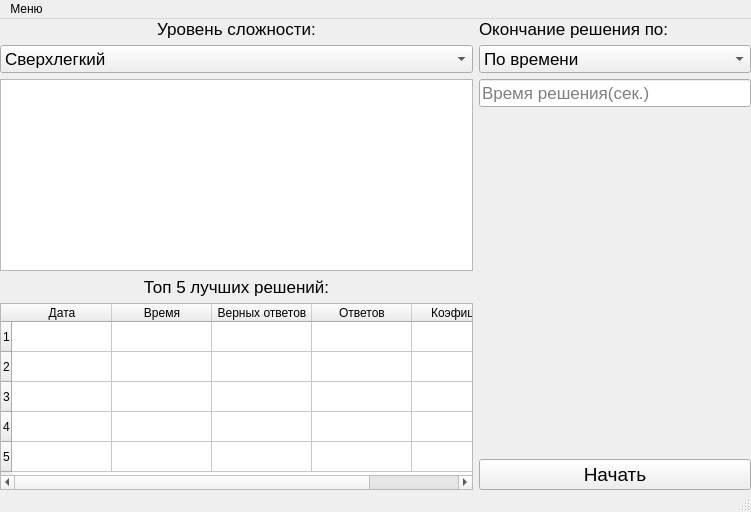
<?xml version="1.0" encoding="UTF-8"?>
<ui version="4.0">
 <class>MainWindow</class>
 <widget class="QMainWindow" name="MainWindow">
  <property name="geometry">
   <rect>
    <x>0</x>
    <y>0</y>
    <width>751</width>
    <height>512</height>
   </rect>
  </property>
  <property name="windowTitle">
   <string>Математический тренажер</string>
  </property>
  <widget class="QWidget" name="centralwidget">
   <widget class="QWidget" name="horizontalLayoutWidget">
    <property name="geometry">
     <rect>
      <x>0</x>
      <y>0</y>
      <width>751</width>
      <height>471</height>
     </rect>
    </property>
    <layout class="QHBoxLayout" name="horizontalLayout_2">
     <property name="sizeConstraint">
      <enum>QLayout::SetDefaultConstraint</enum>
     </property>
     <item>
      <layout class="QVBoxLayout" name="verticalLayout">
       <item>
        <widget class="QLabel" name="header_1">
         <property name="sizePolicy">
          <sizepolicy hsizetype="Preferred" vsizetype="Minimum">
           <horstretch>0</horstretch>
           <verstretch>0</verstretch>
          </sizepolicy>
         </property>
         <property name="font">
          <font>
           <pointsize>13</pointsize>
          </font>
         </property>
         <property name="text">
          <string>Уровень сложности:</string>
         </property>
         <property name="alignment">
          <set>Qt::AlignCenter</set>
         </property>
        </widget>
       </item>
       <item>
        <widget class="QComboBox" name="difficult_box">
         <property name="sizePolicy">
          <sizepolicy hsizetype="Preferred" vsizetype="Minimum">
           <horstretch>0</horstretch>
           <verstretch>0</verstretch>
          </sizepolicy>
         </property>
         <property name="font">
          <font>
           <pointsize>13</pointsize>
          </font>
         </property>
         <property name="layoutDirection">
          <enum>Qt::LeftToRight</enum>
         </property>
         <item>
          <property name="text">
           <string>Сверхлегкий</string>
          </property>
         </item>
         <item>
          <property name="text">
           <string>Легкий</string>
          </property>
         </item>
         <item>
          <property name="text">
           <string>Средний</string>
          </property>
         </item>
         <item>
          <property name="text">
           <string>Сложный</string>
          </property>
         </item>
        </widget>
       </item>
       <item>
        <widget class="QTextBrowser" name="difficult_info">
         <property name="sizePolicy">
          <sizepolicy hsizetype="Minimum" vsizetype="Fixed">
           <horstretch>0</horstretch>
           <verstretch>0</verstretch>
          </sizepolicy>
         </property>
         <property name="font">
          <font>
           <pointsize>14</pointsize>
          </font>
         </property>
         <property name="html">
          <string>&lt;!DOCTYPE HTML PUBLIC &quot;-//W3C//DTD HTML 4.0//EN&quot; &quot;http://www.w3.org/TR/REC-html40/strict.dtd&quot;&gt;
&lt;html&gt;&lt;head&gt;&lt;meta name=&quot;qrichtext&quot; content=&quot;1&quot; /&gt;&lt;style type=&quot;text/css&quot;&gt;
p, li { white-space: pre-wrap; }
&lt;/style&gt;&lt;/head&gt;&lt;body style=&quot; font-family:'MS Shell Dlg 2'; font-size:14pt; font-weight:400; font-style:normal;&quot;&gt;
&lt;p style=&quot;-qt-paragraph-type:empty; margin-top:0px; margin-bottom:0px; margin-left:0px; margin-right:0px; -qt-block-indent:0; text-indent:0px; font-size:8.25pt;&quot;&gt;&lt;br /&gt;&lt;/p&gt;&lt;/body&gt;&lt;/html&gt;</string>
         </property>
        </widget>
       </item>
       <item>
        <widget class="QLabel" name="header_2">
         <property name="font">
          <font>
           <pointsize>13</pointsize>
          </font>
         </property>
         <property name="text">
          <string>Топ 5 лучших решений:</string>
         </property>
         <property name="alignment">
          <set>Qt::AlignCenter</set>
         </property>
        </widget>
       </item>
       <item>
        <widget class="QTableWidget" name="best_results_table_widget">
         <property name="sizePolicy">
          <sizepolicy hsizetype="Expanding" vsizetype="Expanding">
           <horstretch>0</horstretch>
           <verstretch>0</verstretch>
          </sizepolicy>
         </property>
         <row>
          <property name="text">
           <string>1</string>
          </property>
         </row>
         <row>
          <property name="text">
           <string>2</string>
          </property>
         </row>
         <row>
          <property name="text">
           <string>3</string>
          </property>
         </row>
         <row>
          <property name="text">
           <string>4</string>
          </property>
         </row>
         <row>
          <property name="text">
           <string>5</string>
          </property>
         </row>
         <column>
          <property name="text">
           <string>Дата</string>
          </property>
         </column>
         <column>
          <property name="text">
           <string>Время</string>
          </property>
         </column>
         <column>
          <property name="text">
           <string>Верных ответов</string>
          </property>
         </column>
         <column>
          <property name="text">
           <string>Ответов</string>
          </property>
         </column>
         <column>
          <property name="text">
           <string>Коэфицент</string>
          </property>
         </column>
        </widget>
       </item>
      </layout>
     </item>
     <item>
      <layout class="QVBoxLayout" name="verticalLayout_4">
       <property name="spacing">
        <number>6</number>
       </property>
       <property name="sizeConstraint">
        <enum>QLayout::SetDefaultConstraint</enum>
       </property>
       <property name="topMargin">
        <number>0</number>
       </property>
       <item>
        <layout class="QVBoxLayout" name="verticalLayout_2">
         <property name="spacing">
          <number>6</number>
         </property>
         <property name="sizeConstraint">
          <enum>QLayout::SetDefaultConstraint</enum>
         </property>
         <property name="leftMargin">
          <number>0</number>
         </property>
         <property name="bottomMargin">
          <number>70</number>
         </property>
         <item>
          <widget class="QLabel" name="header_3">
           <property name="sizePolicy">
            <sizepolicy hsizetype="Minimum" vsizetype="Fixed">
             <horstretch>0</horstretch>
             <verstretch>0</verstretch>
            </sizepolicy>
           </property>
           <property name="font">
            <font>
             <pointsize>13</pointsize>
            </font>
           </property>
           <property name="text">
            <string>Окончание решения по:</string>
           </property>
          </widget>
         </item>
         <item>
          <widget class="QComboBox" name="stop_mode_box">
           <property name="sizePolicy">
            <sizepolicy hsizetype="Minimum" vsizetype="Fixed">
             <horstretch>0</horstretch>
             <verstretch>0</verstretch>
            </sizepolicy>
           </property>
           <property name="font">
            <font>
             <pointsize>13</pointsize>
            </font>
           </property>
           <property name="currentText">
            <string>По времени</string>
           </property>
           <property name="duplicatesEnabled">
            <bool>false</bool>
           </property>
           <item>
            <property name="text">
             <string>По времени</string>
            </property>
           </item>
           <item>
            <property name="text">
             <string>По количеству ответов</string>
            </property>
           </item>
           <item>
            <property name="text">
             <string>По количеству верных ответов</string>
            </property>
           </item>
          </widget>
         </item>
         <item>
          <widget class="QLineEdit" name="stop_count_line">
           <property name="sizePolicy">
            <sizepolicy hsizetype="Minimum" vsizetype="Fixed">
             <horstretch>0</horstretch>
             <verstretch>0</verstretch>
            </sizepolicy>
           </property>
           <property name="font">
            <font>
             <pointsize>13</pointsize>
            </font>
           </property>
           <property name="text">
            <string/>
           </property>
           <property name="placeholderText">
            <string>Время решения(сек.)</string>
           </property>
          </widget>
         </item>
         <item>
          <widget class="QLabel" name="error_label">
           <property name="sizePolicy">
            <sizepolicy hsizetype="Preferred" vsizetype="Minimum">
             <horstretch>0</horstretch>
             <verstretch>0</verstretch>
            </sizepolicy>
           </property>
           <property name="font">
            <font>
             <pointsize>13</pointsize>
            </font>
           </property>
           <property name="text">
            <string/>
           </property>
           <property name="alignment">
            <set>Qt::AlignLeading|Qt::AlignLeft|Qt::AlignTop</set>
           </property>
          </widget>
         </item>
        </layout>
       </item>
       <item>
        <widget class="QPushButton" name="start_button">
         <property name="sizePolicy">
          <sizepolicy hsizetype="Minimum" vsizetype="Fixed">
           <horstretch>0</horstretch>
           <verstretch>0</verstretch>
          </sizepolicy>
         </property>
         <property name="font">
          <font>
           <pointsize>14</pointsize>
          </font>
         </property>
         <property name="text">
          <string>Начать</string>
         </property>
        </widget>
       </item>
      </layout>
     </item>
    </layout>
   </widget>
  </widget>
  <widget class="QMenuBar" name="menubar">
   <property name="geometry">
    <rect>
     <x>0</x>
     <y>0</y>
     <width>751</width>
     <height>21</height>
    </rect>
   </property>
   <widget class="QMenu" name="menu">
    <property name="title">
     <string>Меню</string>
    </property>
    <widget class="QMenu" name="cabinet_menu">
     <property name="title">
      <string>Личный кабинет</string>
     </property>
     <addaction name="personal_info_button"/>
     <addaction name="statistic_button"/>
    </widget>
    <widget class="QMenu" name="exit_menu">
     <property name="title">
      <string>Выйти</string>
     </property>
     <addaction name="exit_account_button"/>
     <addaction name="exit_program_button"/>
    </widget>
    <addaction name="cabinet_menu"/>
    <addaction name="settings_button"/>
    <addaction name="help_button"/>
    <addaction name="separator"/>
    <addaction name="exit_menu"/>
   </widget>
   <addaction name="menu"/>
  </widget>
  <widget class="QStatusBar" name="statusbar"/>
  <action name="settings_button">
   <property name="text">
    <string>Настройки</string>
   </property>
  </action>
  <action name="action_3">
   <property name="text">
    <string>Выйти из программы</string>
   </property>
  </action>
  <action name="statistic_button">
   <property name="text">
    <string>Статистика</string>
   </property>
  </action>
  <action name="personal_info_button">
   <property name="text">
    <string>Личные данные</string>
   </property>
  </action>
  <action name="help_button">
   <property name="text">
    <string>Помощь</string>
   </property>
  </action>
  <action name="exit_account_button">
   <property name="text">
    <string>из аккаунта</string>
   </property>
  </action>
  <action name="exit_program_button">
   <property name="text">
    <string>из программы</string>
   </property>
  </action>
 </widget>
 <resources/>
 <connections/>
</ui>
